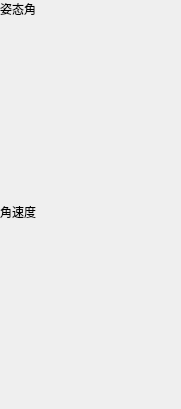
    <widget class="QWidget" name="tab_4">
     <attribute name="title">
      <string>旋转</string>
     </attribute>
     <widget class="QWidget" name="gridLayoutWidget_2">
      <property name="geometry">
       <rect>
        <x>0</x>
        <y>0</y>
        <width>172</width>
        <height>400</height>
       </rect>
      </property>
      <layout class="QGridLayout" name="gridLayout_2">
       <item row="3" column="1">
        <spacer name="verticalSpacer_17">
         <property name="orientation">
          <enum>Qt::Vertical</enum>
         </property>
         <property name="sizeHint" stdset="0">
          <size>
           <width>0</width>
           <height>160</height>
          </size>
         </property>
        </spacer>
       </item>
       <item row="0" column="0">
        <widget class="QLabel" name="label_10">
         <property name="text">
          <string>姿态角</string>
         </property>
        </widget>
       </item>
       <item row="2" column="0">
        <widget class="QLabel" name="label_11">
         <property name="text">
          <string>角速度</string>
         </property>
        </widget>
       </item>
       <item row="1" column="1">
        <spacer name="verticalSpacer_18">
         <property name="orientation">
          <enum>Qt::Vertical</enum>
         </property>
         <property name="sizeHint" stdset="0">
          <size>
           <width>0</width>
           <height>160</height>
          </size>
         </property>
        </spacer>
       </item>
       <item row="4" column="0">
        <spacer name="horizontalSpacer">
         <property name="orientation">
          <enum>Qt::Horizontal</enum>
         </property>
         <property name="sizeHint" stdset="0">
          <size>
           <width>160</width>
           <height>0</height>
          </size>
         </property>
        </spacer>
       </item>
       <item row="1" column="0">
        <widget class="MplWidget" name="widget_3" native="true"/>
       </item>
       <item row="3" column="0">
        <widget class="MplWidget" name="widget_2" native="true"/>
       </item>
      </layout>
     </widget>
    </widget>
